Frame 1 (no input): blank canvas, image omitted
Frame 60 (no input): blank canvas, image omitted
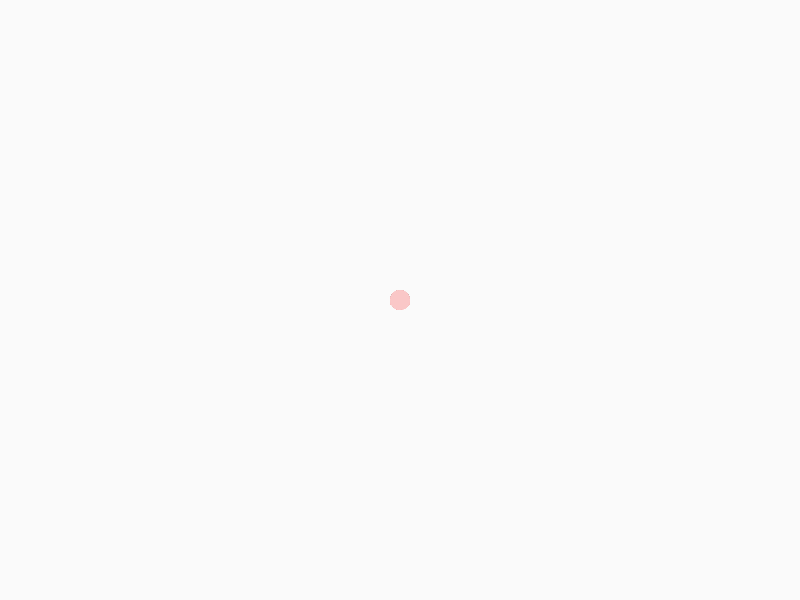
Frame 120 (the mouse pressed at the canvas centre since frame 60)

The p5.js sketch whose frames 1 and 60 were blank and that drew this single picture after the mouse press (run headless with seeded random() and noise() and a simulated clock; from frame 60 on, the mouse is pressed at the canvas centre):

// p5.js sketch
// ── sketch.js
function setup() {
  createCanvas(800, 600);
  background(255);
}

function draw() {
  fill(250, 200, 200, 50);
  noStroke();
  ellipse(mouseX, mouseY, 20, 20);
  //rectangle
  // fill(200, 250, 200);
  // rect(400, 100, 50, 50);
}

function mousePressed() {
  background(250);
}
